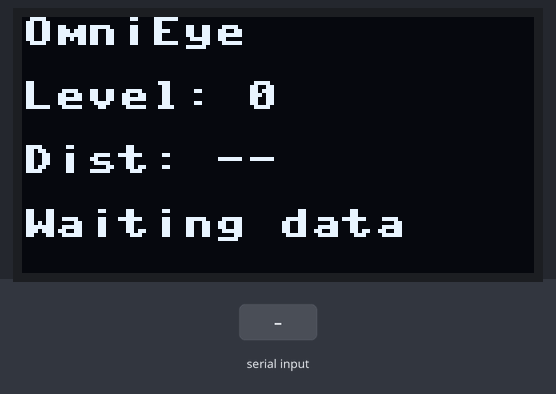
The program below on a simulated ESP32 board running MicroPython. Parts: 128×64 one-colour display. The test bench sets the inputs (shaded band). Library files of the repository ran but are not shown: ssd1306.py; what the program prints to the serial console is not drawn.

Above: at 1.2 s.

The program:

main.py
```python
import json
import sys
import time

from machine import I2C, Pin
import ssd1306

try:
    import select
except ImportError:
    import uselect as select


I2C_SDA_PIN = 8
I2C_SCL_PIN = 9
OLED_WIDTH = 128
OLED_HEIGHT = 64
TIMEOUT_MS = 2000


i2c = I2C(0, scl=Pin(I2C_SCL_PIN), sda=Pin(I2C_SDA_PIN))
display = ssd1306.SSD1306_I2C(OLED_WIDTH, OLED_HEIGHT, i2c)
last_haptic_ms = None
current_level = 0
current_distance = None
last_drawn_state = None

poller = None


def clamp_level(value):
    try:
        level = int(value)
    except (TypeError, ValueError):
        return 0
    return max(0, min(4, level))


def draw_status(status):
    global last_drawn_state
    state = (current_level, current_distance, status)
    if state == last_drawn_state:
        return

    display.fill(0)
    display.text("OmniEye", 0, 0)
    display.text("Level: {}".format(current_level), 0, 16)
    if current_distance is None:
        display.text("Dist: --", 0, 32)
    else:
        display.text("Dist: {:.2f}m".format(float(current_distance)), 0, 32)
    display.text(status, 0, 48)
    display.show()
    last_drawn_state = state


def handle_line(line):
    global current_distance, current_level, last_haptic_ms
    try:
        payload = json.loads(line)
    except ValueError:
        current_level = 0
        current_distance = None
        last_haptic_ms = None
        draw_status("Bad JSON")
        return

    if payload.get("type") != "haptic":
        return

    current_level = clamp_level(payload.get("level", 0))
    current_distance = payload.get("distance_m")
    last_haptic_ms = time.ticks_ms()
    draw_status("USB serial OK")


def show_haptic(level, distance_m):
    global current_distance, current_level, last_haptic_ms
    current_level = clamp_level(level)
    current_distance = distance_m
    last_haptic_ms = time.ticks_ms()
    draw_status("USB serial OK")


def poll_stdin():
    global poller
    if poller is None:
        poller = select.poll()
        poller.register(sys.stdin, select.POLLIN)
    if poller.poll(0):
        line = sys.stdin.readline()
        if line:
            handle_line(line.strip())


def run_forever():
    global current_distance, current_level, last_haptic_ms
    while True:
        poll_stdin()
        if last_haptic_ms is None:
            draw_status("Waiting data")
        elif time.ticks_diff(time.ticks_ms(), last_haptic_ms) > TIMEOUT_MS:
            current_level = 0
            current_distance = None
            last_haptic_ms = None
            draw_status("Waiting data")
        time.sleep_ms(50)


draw_status("Waiting data")

if __name__ == "__main__":
    run_forever()
```
